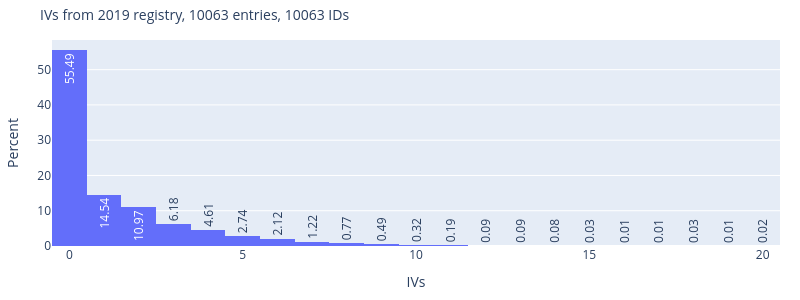
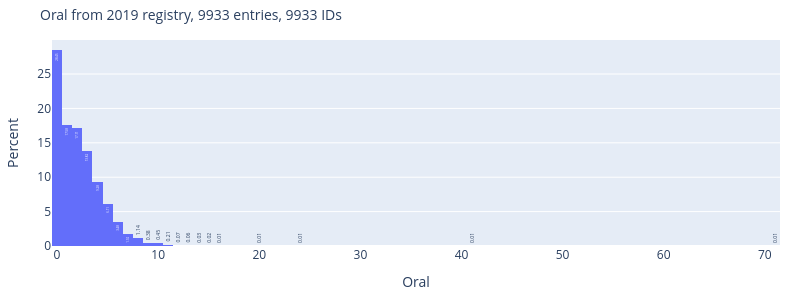
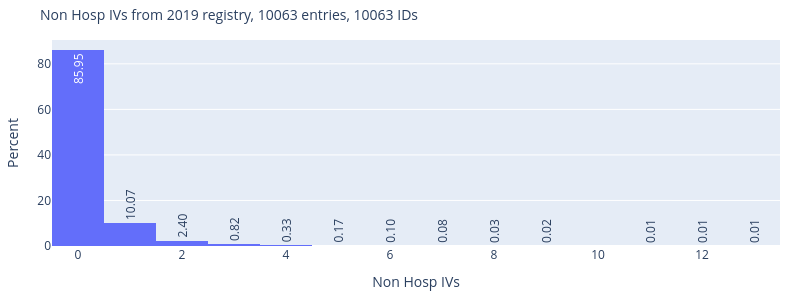

Notebook code cell kept with these figures, in order:
### Markdown cell above
#### Plot number of IV/Oral episodes

### Code cell
# Check number of IVs, now showing normalized percentage per bar and showing the percent label per bar
import plotly.express as px


# for col in ["Hosp IVs", "Home IVs"]:
for col in ["IVs", "Oral", "Non Hosp IVs"]:
    fig = px.histogram(df, x=col, histnorm="percent", text_auto=".2f")
    fig.update_traces(textangle=270)
    ids = df[~df[col].isna()].ID.nunique()
    notnan = (~df[col].isna()).sum()
    title = f"{col} from 2019 registry, {notnan} entries, {ids} IDs"
    fig.update_layout(
        height=300,
        width=800,
        title=dict(text=title, font=dict(size=14)),
        margin=dict(l=40, r=20, t=40, b=40),
        xaxis_title=col,
        yaxis_title="Percent",
    )
    fig.show()
    # fig.write_image(f"{dh.get_path_to_main()}PlotsCFR/{title}.pdf")

# CCL: 75% of individuals had no hosp IVs between 2019 and 2023. 85% no home IVs. Trikata arrived in nov 2020

### Figure 1 — Plotly figure (JSON) as saved in the notebook; plotly's stock layout.template omitted (floating-point values rounded to 4 significant figures; data arrays with more than 128 entries replaced by an {"elided": "..."} marker saying what was removed)
{"data": [{"alignmentgroup": "True", "bingroup": "x", "histnorm": "percent", "hovertemplate": "IVs=%{x}<br>percent=%{y}<extra></extra>", "legendgroup": "", "marker": {"color": "#636efa", "pattern": {"shape": ""}}, "name": "", "offsetgroup": "", "orientation": "v", "showlegend": false, "textangle": -90, "texttemplate": "%{value:.2f}", "type": "histogram", "x": {"elided": "10063 int values"}, "xaxis": "x", "yaxis": "y"}], "layout": {"barmode": "relative", "height": 300, "legend": {"tracegroupgap": 0}, "margin": {"b": 40, "l": 40, "r": 20, "t": 40}, "title": {"font": {"size": 14}, "text": "IVs from 2019 registry, 10063 entries, 10063 IDs"}, "width": 800, "xaxis": {"anchor": "y", "domain": [0, 1], "title": {"text": "IVs"}}, "yaxis": {"anchor": "x", "domain": [0, 1], "title": {"text": "Percent"}}}}

### Figure 2 — Plotly figure (JSON) as saved in the notebook; plotly's stock layout.template omitted (floating-point values rounded to 4 significant figures; data arrays with more than 128 entries replaced by an {"elided": "..."} marker saying what was removed)
{"data": [{"alignmentgroup": "True", "bingroup": "x", "histnorm": "percent", "hovertemplate": "Oral=%{x}<br>percent=%{y}<extra></extra>", "legendgroup": "", "marker": {"color": "#636efa", "pattern": {"shape": ""}}, "name": "", "offsetgroup": "", "orientation": "v", "showlegend": false, "textangle": -90, "texttemplate": "%{value:.2f}", "type": "histogram", "x": {"elided": "10063 int values"}, "xaxis": "x", "yaxis": "y"}], "layout": {"barmode": "relative", "height": 300, "legend": {"tracegroupgap": 0}, "margin": {"b": 40, "l": 40, "r": 20, "t": 40}, "title": {"font": {"size": 14}, "text": "Oral from 2019 registry, 9933 entries, 9933 IDs"}, "width": 800, "xaxis": {"anchor": "y", "domain": [0, 1], "title": {"text": "Oral"}}, "yaxis": {"anchor": "x", "domain": [0, 1], "title": {"text": "Percent"}}}}

### Figure 3 — Plotly figure (JSON) as saved in the notebook; plotly's stock layout.template omitted (floating-point values rounded to 4 significant figures; data arrays with more than 128 entries replaced by an {"elided": "..."} marker saying what was removed)
{"data": [{"alignmentgroup": "True", "bingroup": "x", "histnorm": "percent", "hovertemplate": "Non Hosp IVs=%{x}<br>percent=%{y}<extra></extra>", "legendgroup": "", "marker": {"color": "#636efa", "pattern": {"shape": ""}}, "name": "", "offsetgroup": "", "orientation": "v", "showlegend": false, "textangle": -90, "texttemplate": "%{value:.2f}", "type": "histogram", "x": {"elided": "10063 int values"}, "xaxis": "x", "yaxis": "y"}], "layout": {"barmode": "relative", "height": 300, "legend": {"tracegroupgap": 0}, "margin": {"b": 40, "l": 40, "r": 20, "t": 40}, "title": {"font": {"size": 14}, "text": "Non Hosp IVs from 2019 registry, 10063 entries, 10063 IDs"}, "width": 800, "xaxis": {"anchor": "y", "domain": [0, 1], "title": {"text": "Non Hosp IVs"}}, "yaxis": {"anchor": "x", "domain": [0, 1], "title": {"text": "Percent"}}}}
